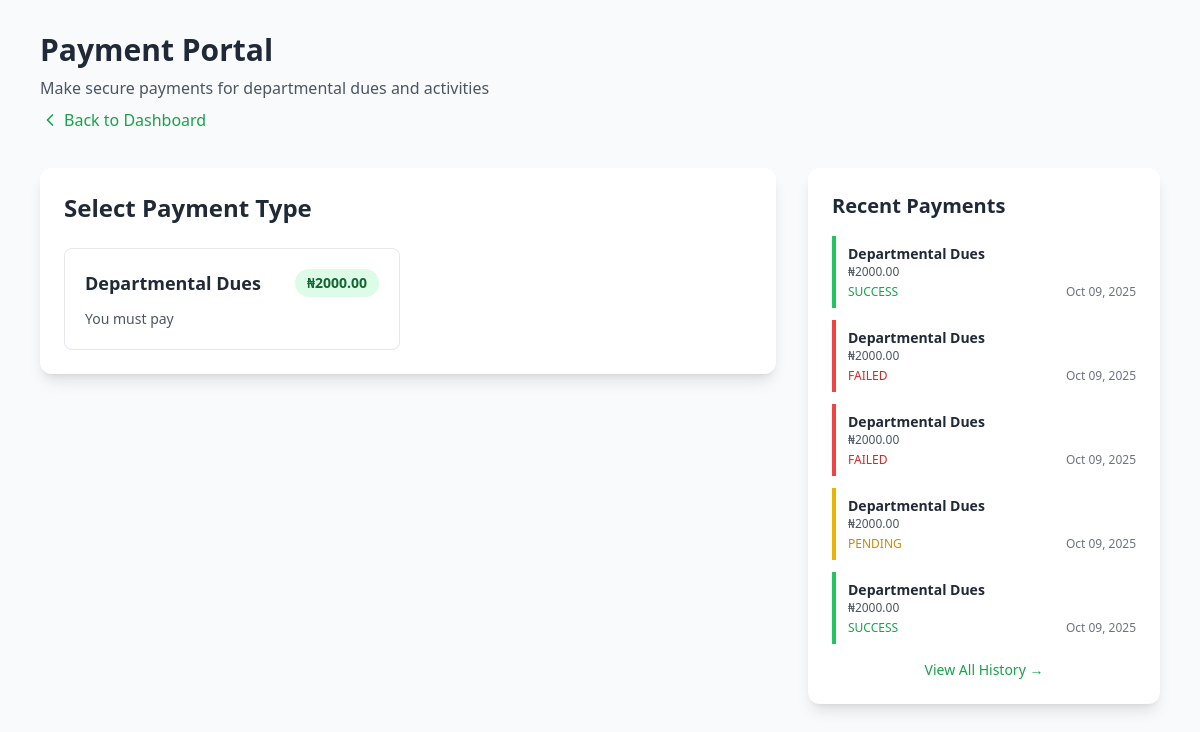
Page /payment/ (signed in) on the committed database.
### payments/models.py (models this page shows, shortened)
class PaymentType(models.Model):
    name = models.CharField(max_length=100)
    description = models.TextField()
    amount = models.DecimalField(max_digits=10, decimal_places=2)
    is_active = models.BooleanField(default=True)
    created_at = models.DateTimeField(auto_now_add=True)
    class Meta:
        ordering = ['-created_at']

class Payment(models.Model):
    STATUS_CHOICES = [
        ('pending', 'Pending'),
        ('success', 'Success'),
        ('failed', 'Failed'),
        ('abandoned', 'Abandoned'),
    ]
    user = models.ForeignKey(User, on_delete=models.CASCADE, related_name='payments')
    payment_type = models.ForeignKey(PaymentType, on_delete=models.SET_NULL, null=True)
    reference = models.CharField(max_length=100, unique=True, default=uuid.uuid4)
    amount = models.DecimalField(max_digits=10, decimal_places=2)
    status = models.CharField(max_length=20, choices=STATUS_CHOICES, default='pending')
    gateway_response = models.JSONField(null=True, blank=True)
    transaction_date = models.DateTimeField(null=True, blank=True)
    email = models.EmailField()
    phone = models.CharField(max_length=20, blank=True)
    created_at = models.DateTimeField(auto_now_add=True)
    updated_at = models.DateTimeField(auto_now=True)
    class Meta:
        ordering = ['-created_at']
        indexes = [
            models.Index(fields=['reference']),
            models.Index(fields=['status']),
        ]

### payments/views.py (the view)
# urls.py: path('payment/', views.payment_page, name='payment_page'),
@login_required
def payment_page(request):
    payment_types = PaymentType.objects.filter(is_active=True)
    user_payments = Payment.objects.filter(user=request.user).order_by('-created_at')[:10]
    context = {
        'payment_types': payment_types,
        'user_payments': user_payments,
        'paystack_public_key': PAYSTACK_PUBLIC_KEY,
    }
    return render(request, 'payments/payment_page.html', context)

### payments/templates/payments/payment_page.html (shortened to what this page needs)
<!DOCTYPE html>
<html lang="en">
<head>
    <script src="https://cdn.tailwindcss.com"></script>
</head>
<body class="bg-gray-50 min-h-screen">
    <div class="container mx-auto px-4 py-8 max-w-6xl">
        <div class="mb-8">
            <h1 class="text-3xl font-bold text-gray-800 mb-2">Payment Portal</h1>
            <p class="text-gray-600">Make secure payments for departmental dues and activities</p>
            <a href="{% url 'dashboard' %}" class="text-green-600 hover:text-green-700 font-medium inline-flex items-center mt-2">
                <svg xmlns="http://www.w3.org/2000/svg" width="20" height="20" viewBox="0 0 24 24" fill="none" stroke="currentColor" stroke-width="2" stroke-linecap="round" stroke-linejoin="round" class="mr-1"><path d="m15 18-6-6 6-6"/></svg>
                Back to Dashboard
            </a>
        </div>
        <div class="grid grid-cols-1 lg:grid-cols-3 gap-8">
            <div class="lg:col-span-2">
                <div class="bg-white rounded-xl shadow-lg p-6">
                    <h2 class="text-2xl font-bold text-gray-800 mb-6">Select Payment Type</h2>
                    {% if payment_types %}
                    <div class="grid grid-cols-1 md:grid-cols-2 gap-4">
                        {% for payment_type in payment_types %}
                        <div class="border border-gray-200 rounded-lg p-5 hover:border-green-500 hover:shadow-md transition-all cursor-pointer payment-option"
                             data-id="{{ payment_type.id }}"
                             data-name="{{ payment_type.name }}"
                             data-amount="{{ payment_type.amount }}"
                             onclick="selectPayment(this)">
                            <div class="flex justify-between items-start mb-3">
                                <h3 class="font-bold text-lg text-gray-800">{{ payment_type.name }}</h3>
                                <span class="bg-green-100 text-green-800 px-3 py-1 rounded-full text-sm font-semibold">₦{{ payment_type.amount }}</span>
                            </div>
                            <p class="text-gray-600 text-sm">{{ payment_type.description }}</p>
                        </div>
                        {% endfor %}
                    </div>
                    {% else %}
                    <p class="text-gray-500 text-center py-8">No payment types available at the moment.</p>
                    {% endif %}
                </div>
            </div>
            <div class="lg:col-span-1">
                <div class="bg-white rounded-xl shadow-lg p-6 sticky top-8">
                    <h2 class="text-xl font-bold text-gray-800 mb-4">Recent Payments</h2>
                    {% if user_payments %}
                    <div class="space-y-3">
                        {% for payment in user_payments %}
                        <div class="border-l-4 {% if payment.status == 'success' %}border-green-500{% elif payment.status == 'failed' %}border-red-500{% else %}border-yellow-500{% endif %} pl-3 py-2">
                            <p class="font-semibold text-sm text-gray-800">{{ payment.payment_type.name }}</p>
                            <p class="text-xs text-gray-600">₦{{ payment.amount }}</p>
                            <div class="flex justify-between items-center mt-1">
                                <span class="text-xs {% if payment.status == 'success' %}text-green-600{% elif payment.status == 'failed' %}text-red-600{% else %}text-yellow-600{% endif %} font-medium uppercase">
                                    {{ payment.status }}
                                </span>
                                <span class="text-xs text-gray-500">{{ payment.created_at|date:"M d, Y" }}</span>
                            </div>
                        </div>
                        {% endfor %}
                    </div>
                    <a href="{% url 'payment_history' %}" class="block text-center text-green-600 hover:text-green-700 font-medium mt-4 text-sm">
                        View All History →
                    </a>
                    {% else %}
                    <p class="text-gray-500 text-sm text-center py-4">No payment history yet</p>
                    {% endif %}
                </div>
            </div>
        </div>
    </div>
</body>
</html>

### rows in the picture
PaymentType: name "Departmental Dues", amount "2000.00", description "You must pay"
Payment: payment_type.name "Departmental Dues", amount "2000.00", status "SUCCESS", created_at "Oct 09, 2025"
Payment: payment_type.name "Departmental Dues", amount "2000.00", status "FAILED", created_at "Oct 09, 2025"
Payment: payment_type.name "Departmental Dues", amount "2000.00", status "FAILED", created_at "Oct 09, 2025"
Payment: payment_type.name "Departmental Dues", amount "2000.00", status "PENDING", created_at "Oct 09, 2025"
Payment: payment_type.name "Departmental Dues", amount "2000.00", status "SUCCESS", created_at "Oct 09, 2025"
